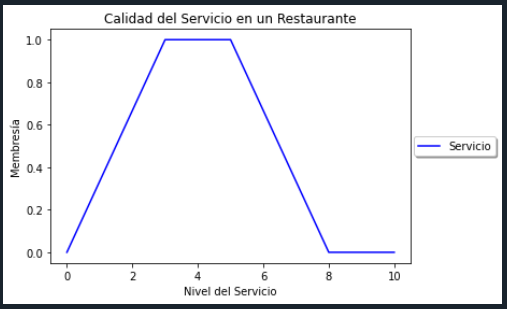

Write Python code to recreate this figure.
import numpy as np
import skfuzzy as sk
import matplotlib.pyplot as plt

x = np.arange(0, 11, 1)

vd_trapezoidal = sk.trapmf(x, [0, 3, 5, 8])

plt.figure()
plt.plot(x, vd_trapezoidal, 'b', linewidth=1.5, label='Servicio')
plt.title('Calidad del Servicio en un Restaurante')
plt.ylabel('Membresía')
plt.xlabel('Nivel del Servicio')
plt.legend(loc='center right', bbox_to_anchor=(1.25, 0.5), ncol=1, fancybox=True, shadow=True)
